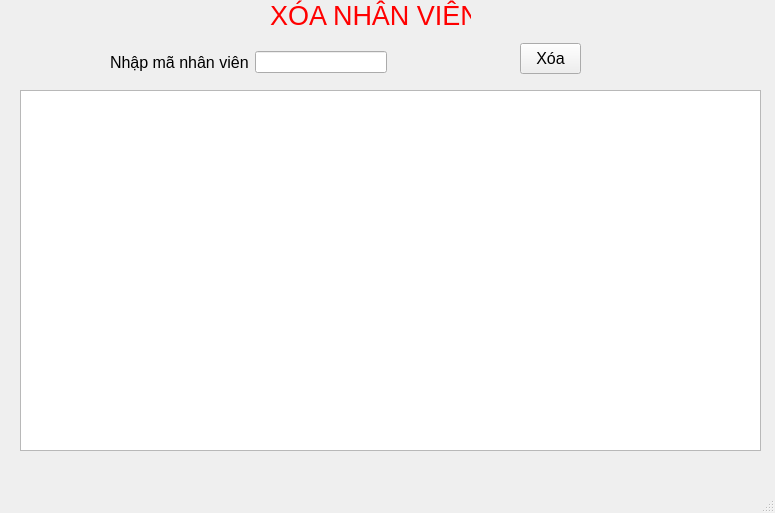
<?xml version="1.0" encoding="UTF-8"?>
<ui version="4.0">
 <class>manage_deletestaff</class>
 <widget class="QMainWindow" name="manage_deletestaff">
  <property name="geometry">
   <rect>
    <x>0</x>
    <y>0</y>
    <width>775</width>
    <height>513</height>
   </rect>
  </property>
  <property name="windowTitle">
   <string>MainWindow</string>
  </property>
  <widget class="QWidget" name="centralwidget">
   <widget class="QLabel" name="label">
    <property name="geometry">
     <rect>
      <x>270</x>
      <y>0</y>
      <width>201</width>
      <height>31</height>
     </rect>
    </property>
    <property name="text">
     <string>&lt;html&gt;&lt;head/&gt;&lt;body&gt;&lt;p&gt;&lt;span style=&quot; font-size:20pt; color:#ff0000;&quot;&gt;XÓA NHÂN VIÊN&lt;/span&gt;&lt;/p&gt;&lt;/body&gt;&lt;/html&gt;</string>
    </property>
   </widget>
   <widget class="QTableView" name="tableView_nv">
    <property name="geometry">
     <rect>
      <x>20</x>
      <y>90</y>
      <width>741</width>
      <height>361</height>
     </rect>
    </property>
   </widget>
   <widget class="QPushButton" name="btn_x">
    <property name="geometry">
     <rect>
      <x>520</x>
      <y>43</y>
      <width>61</width>
      <height>31</height>
     </rect>
    </property>
    <property name="font">
     <font>
      <pointsize>12</pointsize>
     </font>
    </property>
    <property name="text">
     <string>Xóa</string>
    </property>
   </widget>
   <widget class="QWidget" name="">
    <property name="geometry">
     <rect>
      <x>110</x>
      <y>50</y>
      <width>277</width>
      <height>24</height>
     </rect>
    </property>
    <layout class="QHBoxLayout" name="horizontalLayout">
     <item>
      <widget class="QLabel" name="label_2">
       <property name="font">
        <font>
         <pointsize>12</pointsize>
        </font>
       </property>
       <property name="text">
        <string>Nhập mã nhân viên</string>
       </property>
      </widget>
     </item>
     <item>
      <widget class="QLineEdit" name="lineEdit_mnv"/>
     </item>
    </layout>
   </widget>
  </widget>
  <widget class="QMenuBar" name="menubar">
   <property name="geometry">
    <rect>
     <x>0</x>
     <y>0</y>
     <width>775</width>
     <height>22</height>
    </rect>
   </property>
  </widget>
  <widget class="QStatusBar" name="statusbar"/>
 </widget>
 <resources/>
 <connections/>
</ui>
